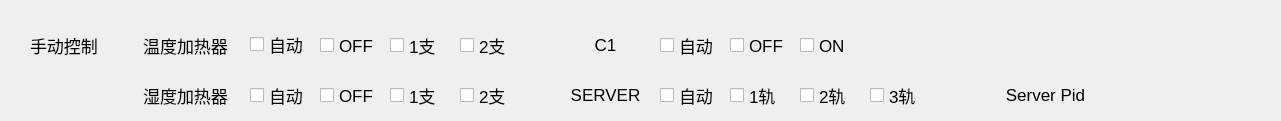
   <widget class="QWidget" name="ManualControl" native="true">
    <property name="geometry">
     <rect>
      <x>0</x>
      <y>190</y>
      <width>1281</width>
      <height>121</height>
     </rect>
    </property>
    <widget class="QLabel" name="manual_control_title">
     <property name="geometry">
      <rect>
       <x>30</x>
       <y>30</y>
       <width>80</width>
       <height>30</height>
      </rect>
     </property>
     <property name="font">
      <font>
       <pointsize>13</pointsize>
      </font>
     </property>
     <property name="text">
      <string>手动控制</string>
     </property>
    </widget>
    <widget class="QLabel" name="temperature_calorifier_label">
     <property name="geometry">
      <rect>
       <x>140</x>
       <y>30</y>
       <width>91</width>
       <height>30</height>
      </rect>
     </property>
     <property name="font">
      <font>
       <pointsize>13</pointsize>
      </font>
     </property>
     <property name="text">
      <string>温度加热器</string>
     </property>
     <property name="alignment">
      <set>Qt::AlignCenter</set>
     </property>
    </widget>
    <widget class="QLabel" name="humidity_calorifier_label">
     <property name="geometry">
      <rect>
       <x>140</x>
       <y>80</y>
       <width>91</width>
       <height>30</height>
      </rect>
     </property>
     <property name="font">
      <font>
       <pointsize>13</pointsize>
      </font>
     </property>
     <property name="text">
      <string>湿度加热器</string>
     </property>
     <property name="alignment">
      <set>Qt::AlignCenter</set>
     </property>
    </widget>
    <widget class="QCheckBox" name="temperature_calorifier_checkBox_1">
     <property name="geometry">
      <rect>
       <x>250</x>
       <y>29</y>
       <width>61</width>
       <height>31</height>
      </rect>
     </property>
     <property name="font">
      <font>
       <pointsize>13</pointsize>
      </font>
     </property>
     <property name="text">
      <string>自动</string>
     </property>
    </widget>
    <widget class="QCheckBox" name="temperature_calorifier_checkBox_2">
     <property name="geometry">
      <rect>
       <x>320</x>
       <y>30</y>
       <width>61</width>
       <height>31</height>
      </rect>
     </property>
     <property name="font">
      <font>
       <pointsize>13</pointsize>
      </font>
     </property>
     <property name="text">
      <string>OFF</string>
     </property>
    </widget>
    <widget class="QCheckBox" name="temperature_calorifier_checkBox_3">
     <property name="geometry">
      <rect>
       <x>390</x>
       <y>30</y>
       <width>61</width>
       <height>31</height>
      </rect>
     </property>
     <property name="font">
      <font>
       <pointsize>13</pointsize>
      </font>
     </property>
     <property name="text">
      <string>1支</string>
     </property>
    </widget>
    <widget class="QCheckBox" name="temperature_calorifier_checkBox_4">
     <property name="geometry">
      <rect>
       <x>460</x>
       <y>30</y>
       <width>61</width>
       <height>31</height>
      </rect>
     </property>
     <property name="font">
      <font>
       <pointsize>13</pointsize>
      </font>
     </property>
     <property name="text">
      <string>2支</string>
     </property>
    </widget>
    <widget class="QCheckBox" name="humidity_calorifier_checkBox_1">
     <property name="geometry">
      <rect>
       <x>250</x>
       <y>80</y>
       <width>61</width>
       <height>31</height>
      </rect>
     </property>
     <property name="font">
      <font>
       <pointsize>13</pointsize>
      </font>
     </property>
     <property name="text">
      <string>自动</string>
     </property>
    </widget>
    <widget class="QCheckBox" name="humidity_calorifier_checkBox_2">
     <property name="geometry">
      <rect>
       <x>320</x>
       <y>80</y>
       <width>61</width>
       <height>31</height>
      </rect>
     </property>
     <property name="font">
      <font>
       <pointsize>13</pointsize>
      </font>
     </property>
     <property name="text">
      <string>OFF</string>
     </property>
    </widget>
    <widget class="QCheckBox" name="humidity_calorifier_checkBox_3">
     <property name="geometry">
      <rect>
       <x>390</x>
       <y>80</y>
       <width>61</width>
       <height>31</height>
      </rect>
     </property>
     <property name="font">
      <font>
       <pointsize>13</pointsize>
      </font>
     </property>
     <property name="text">
      <string>1支</string>
     </property>
    </widget>
    <widget class="QCheckBox" name="humidity_calorifier_checkBox_4">
     <property name="geometry">
      <rect>
       <x>460</x>
       <y>80</y>
       <width>61</width>
       <height>31</height>
      </rect>
     </property>
     <property name="font">
      <font>
       <pointsize>13</pointsize>
      </font>
     </property>
     <property name="text">
      <string>2支</string>
     </property>
    </widget>
    <widget class="QLabel" name="c1_label">
     <property name="geometry">
      <rect>
       <x>560</x>
       <y>30</y>
       <width>91</width>
       <height>30</height>
      </rect>
     </property>
     <property name="font">
      <font>
       <pointsize>13</pointsize>
      </font>
     </property>
     <property name="text">
      <string>C1</string>
     </property>
     <property name="alignment">
      <set>Qt::AlignCenter</set>
     </property>
    </widget>
    <widget class="QLabel" name="server_label">
     <property name="geometry">
      <rect>
       <x>560</x>
       <y>80</y>
       <width>91</width>
       <height>30</height>
      </rect>
     </property>
     <property name="font">
      <font>
       <pointsize>13</pointsize>
      </font>
     </property>
     <property name="text">
      <string>SERVER</string>
     </property>
     <property name="alignment">
      <set>Qt::AlignCenter</set>
     </property>
    </widget>
    <widget class="QCheckBox" name="c1_checkBox_1">
     <property name="geometry">
      <rect>
       <x>660</x>
       <y>30</y>
       <width>61</width>
       <height>31</height>
      </rect>
     </property>
     <property name="font">
      <font>
       <pointsize>13</pointsize>
      </font>
     </property>
     <property name="text">
      <string>自动</string>
     </property>
    </widget>
    <widget class="QCheckBox" name="c1_checkBox_2">
     <property name="geometry">
      <rect>
       <x>730</x>
       <y>30</y>
       <width>61</width>
       <height>31</height>
      </rect>
     </property>
     <property name="font">
      <font>
       <pointsize>13</pointsize>
      </font>
     </property>
     <property name="text">
      <string>OFF</string>
     </property>
    </widget>
    <widget class="QCheckBox" name="c1_checkBox_3">
     <property name="geometry">
      <rect>
       <x>800</x>
       <y>30</y>
       <width>61</width>
       <height>31</height>
      </rect>
     </property>
     <property name="font">
      <font>
       <pointsize>13</pointsize>
      </font>
     </property>
     <property name="text">
      <string>ON</string>
     </property>
    </widget>
    <widget class="QCheckBox" name="server_checkBox_1">
     <property name="geometry">
      <rect>
       <x>660</x>
       <y>80</y>
       <width>61</width>
       <height>31</height>
      </rect>
     </property>
     <property name="font">
      <font>
       <pointsize>13</pointsize>
      </font>
     </property>
     <property name="text">
      <string>自动</string>
     </property>
    </widget>
    <widget class="QCheckBox" name="server_checkBox_2">
     <property name="geometry">
      <rect>
       <x>730</x>
       <y>80</y>
       <width>61</width>
       <height>31</height>
      </rect>
     </property>
     <property name="font">
      <font>
       <pointsize>13</pointsize>
      </font>
     </property>
     <property name="text">
      <string>1轨</string>
     </property>
    </widget>
    <widget class="QCheckBox" name="server_checkBox_3">
     <property name="geometry">
      <rect>
       <x>800</x>
       <y>80</y>
       <width>61</width>
       <height>31</height>
      </rect>
     </property>
     <property name="font">
      <font>
       <pointsize>13</pointsize>
      </font>
     </property>
     <property name="text">
      <string>2轨</string>
     </property>
    </widget>
    <widget class="QCheckBox" name="server_checkBox_4">
     <property name="geometry">
      <rect>
       <x>870</x>
       <y>80</y>
       <width>61</width>
       <height>31</height>
      </rect>
     </property>
     <property name="font">
      <font>
       <pointsize>13</pointsize>
      </font>
     </property>
     <property name="text">
      <string>3轨</string>
     </property>
    </widget>
    <widget class="QLabel" name="server_pid_label">
     <property name="geometry">
      <rect>
       <x>1000</x>
       <y>80</y>
       <width>91</width>
       <height>30</height>
      </rect>
     </property>
     <property name="font">
      <font>
       <pointsize>13</pointsize>
      </font>
     </property>
     <property name="text">
      <string>Server Pid</string>
     </property>
     <property name="alignment">
      <set>Qt::AlignCenter</set>
     </property>
    </widget>
    <widget class="QLabel" name="server_pid_display">
     <property name="geometry">
      <rect>
       <x>1110</x>
       <y>80</y>
       <width>91</width>
       <height>30</height>
      </rect>
     </property>
     <property name="font">
      <font>
       <pointsize>13</pointsize>
      </font>
     </property>
     <property name="text">
      <string/>
     </property>
     <property name="alignment">
      <set>Qt::AlignCenter</set>
     </property>
    </widget>
   </widget>
